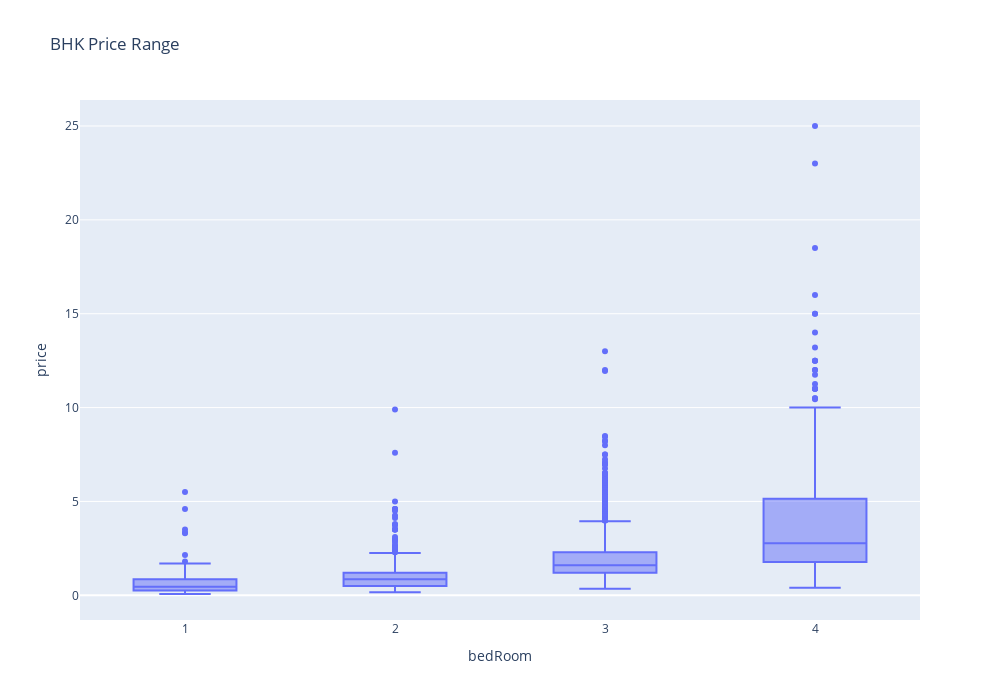

The notebook cell this image was saved under:
### Code cell
temp_df = df[df['bedRoom'] <= 4]
# Create side-by-side boxplots of the total bill amounts by day
fig = px.box(temp_df, x='bedRoom', y='price', title='BHK Price Range')

fig.update_layout(
    autosize=False,
    width=1000,
    height=700,
)

# Show the plot
fig.show()

### Figure 1 — Plotly figure (JSON) as saved in the notebook; plotly's stock layout.template omitted (floating-point values rounded to 4 significant figures; data arrays with more than 128 entries replaced by an {"elided": "..."} marker saying what was removed)
{"data": [{"alignmentgroup": "True", "hovertemplate": "bedRoom=%{x}<br>price=%{y}<extra></extra>", "legendgroup": "", "marker": {"color": "#636efa"}, "name": "", "notched": false, "offsetgroup": "", "orientation": "v", "showlegend": false, "type": "box", "x": {"elided": "3255 int values"}, "x0": " ", "xaxis": "x", "y": {"elided": "3255 float values"}, "y0": " ", "yaxis": "y"}], "layout": {"autosize": false, "boxmode": "group", "height": 700, "legend": {"tracegroupgap": 0}, "title": {"text": "BHK Price Range"}, "width": 1000, "xaxis": {"anchor": "y", "autorange": true, "domain": [0, 1], "range": [0.5, 4.5], "title": {"text": "bedRoom"}, "type": "linear"}, "yaxis": {"anchor": "x", "autorange": true, "domain": [0, 1], "range": [-1.315, 26.39], "title": {"text": "price"}, "type": "linear"}}}
